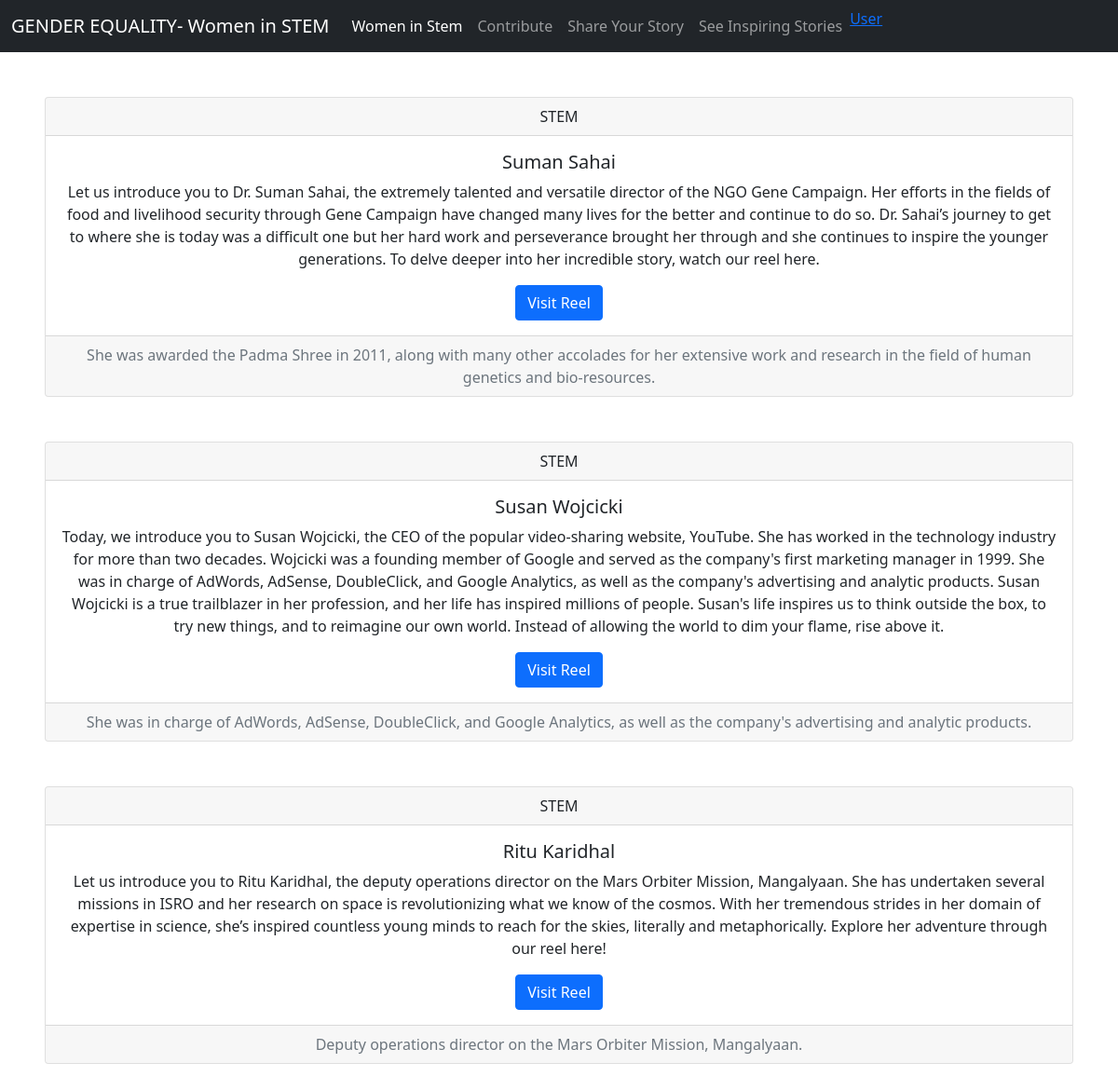
/womeninstem, run on the app's committed database.
### womeninstem/models.py (models this page shows, shortened)
class FormData(models.Model):
    field = models.CharField(max_length=100)
    name = models.CharField(max_length=100)
    work = models.CharField(max_length=500)
    link = models.CharField(max_length=500)
    achieve = models.CharField(max_length=500)

### womeninstem/views.py (the view)
# urls.py: path('', include('womeninstem.urls'))
def womeninstem(request):
    stemdataorder = FormData.objects.all()
    return render(request,"womeninstem.html",{"stemdataorder":stemdataorder})

### templates/womeninstem.html
{% extends "base.html" %}
{% load static %}
{% block body %}
{% for stems in stemdataorder %}
<div class="card text-center m-5">
    <div class="card-header">
        {{stems.field}}
    </div>
    <div class="card-body">
      <h5 class="card-title">{{stems.name}}</h5>
      <p class="card-text">{{stems.work}}</p>
      <a href="{{stems.link}}" class="btn btn-primary">Visit Reel</a>
    </div>
    <div class="card-footer text-muted">
        {{stems.achieve}}
    </div>
  </div>
  {% endfor%}
{% endblock body %}

### data on the page
FormData: field "STEM", name "Suman Sahai", work "Let us introduce you to Dr. Suman Sahai, the extremely talented and versatile director of the NGO Gene Campaign. Her efforts in the fields of food and livelihood security through Gene Campaign have changed many lives for the better and continue to do so. Dr. Sahai’s journey to get to where she is today was a difficult one but her hard work and perseverance brought her through and she continues to inspire the younger generations. To delve deeper into her incredible story, watch our reel here.", achieve "She was awarded the Padma Shree in 2011, along with many other accolades for her extensive work and research in the field of human genetics and bio-resources."
FormData: field "STEM", name "Susan Wojcicki", work "Today, we introduce you to Susan Wojcicki, the CEO of the popular video-sharing website, YouTube. She has worked in the technology industry for more than two decades. Wojcicki was a founding member of Google and served as the company's first marketing manager in 1999. She was in charge of AdWords, AdSense, DoubleClick, and Google Analytics, as well as the company's advertising and analytic products. Susan Wojcicki is a true trailblazer in her profession, and her life has inspired millions of people. Susan's life inspires us to think outside the box, to try new things, and to reimagine our own world. Instead of allowing the world to dim your flame, rise above it.", achieve "She was in charge of AdWords, AdSense, DoubleClick, and Google Analytics, as well as the company's advertising and analytic products."
FormData: field "STEM", name "Ritu Karidhal", work "Let us introduce you to Ritu Karidhal, the deputy operations director on the Mars Orbiter Mission, Mangalyaan. She has undertaken several missions in ISRO and her research on space is revolutionizing what we know of the cosmos. With her tremendous strides in her domain of expertise in science, she’s inspired countless young minds to reach for the skies, literally and metaphorically. Explore her adventure through our reel here!", achieve "Deputy operations director on the Mars Orbiter Mission, Mangalyaan."
